Frame 1 (no input): blank canvas, image omitted
Frame 60 (no input): blank canvas, image omitted
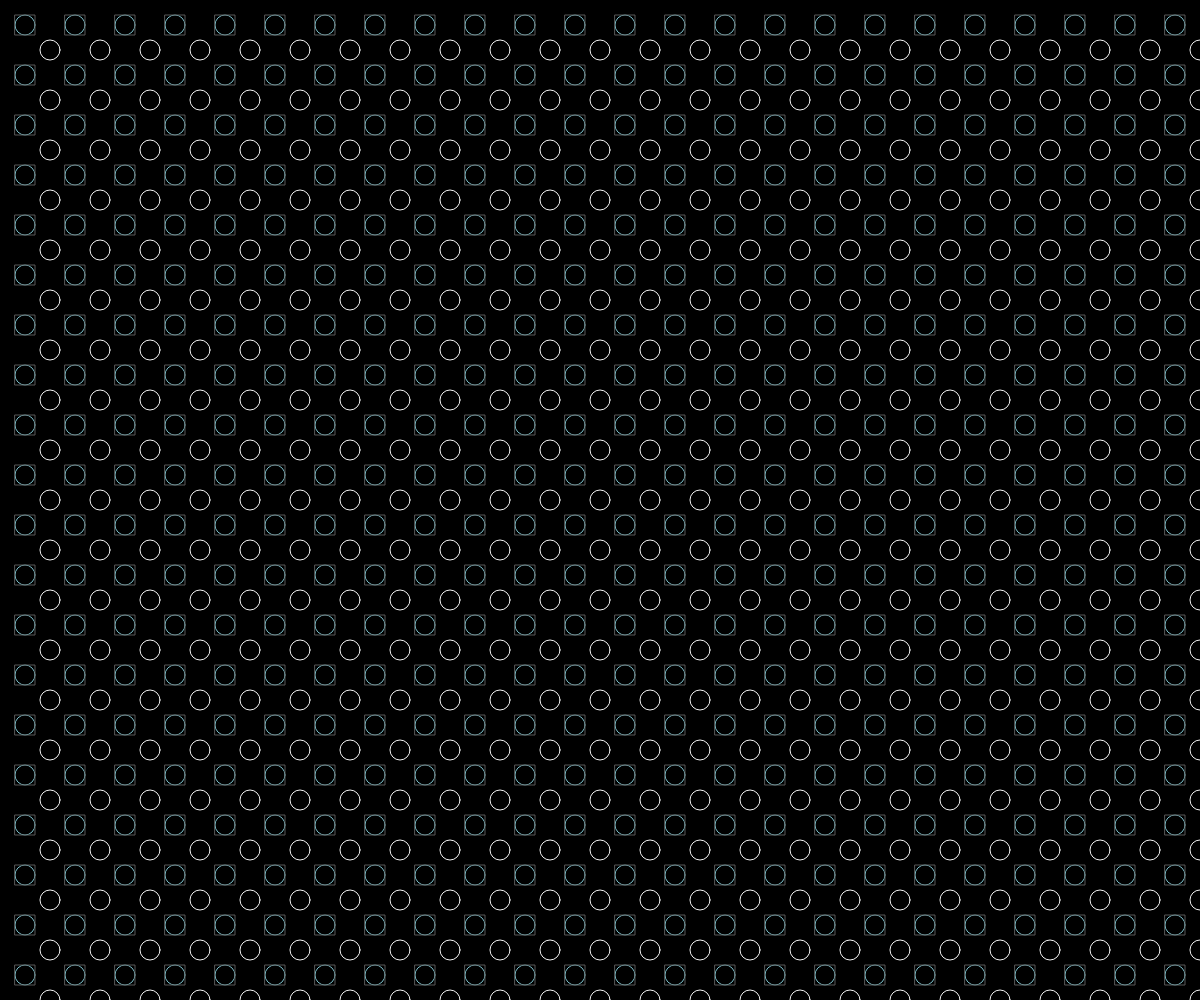
Frame 120 (the mouse pressed at the canvas centre since frame 60)

The p5.js sketch whose frames 1 and 60 were blank and that drew this single picture after the mouse press (run headless with seeded random() and noise() and a simulated clock; from frame 60 on, the mouse is pressed at the canvas centre):

// p5.js sketch
// ── sketch.js
function setup() {
  createCanvas(windowWidth, windowHeight);
}

function draw() {
background(0);
  noFill()
  stroke(255)

  for(var i =0;i<int(width/50);i++){
    for(var j=0;j<int(height/50);j++){
      stroke("#7EC4CF")
      ellipse(25+(i*50),25+(j*50),mouseX/30)
      stroke(mouseX%256)
      rectMode(CENTER)
      rect(25+(i*50),25+(j*50),mouseX/30)
      stroke(mouseY%256)
      ellipse(50+(i*50),50+(j*50),mouseX/30)
    }
  }
}
